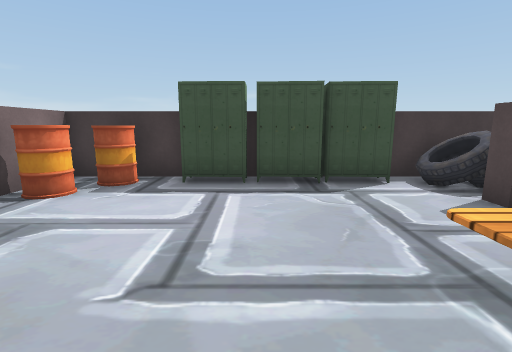
view 1 (above)

13 first-person views from a walk through a Unity game level. The camera is 1.2 m above the floor, tilts 10° down and sees 85° across. Doors are open. The floor is counted in squares, 1 m on a side. Each view is taken from the middle of a square. On the plan, view 1 faces up. The plan holds only what a view shows up to about 13 squares ahead; the rest is blank. Some animated figures are left out. Some surface patterns are stand-ins.

view 2
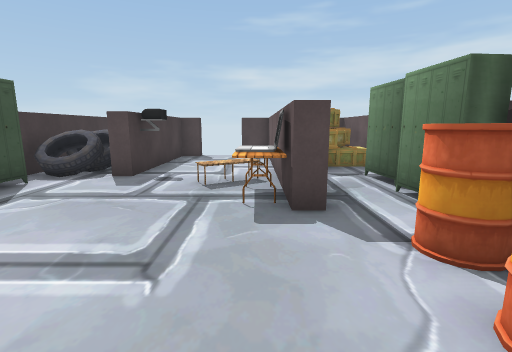

view 3
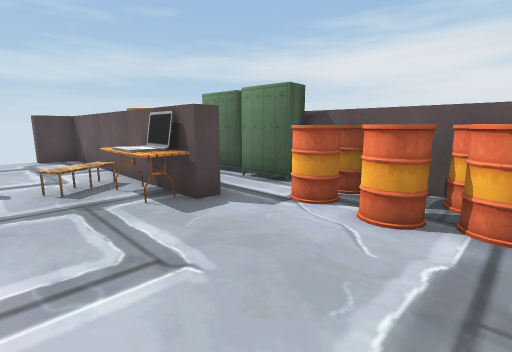

view 4
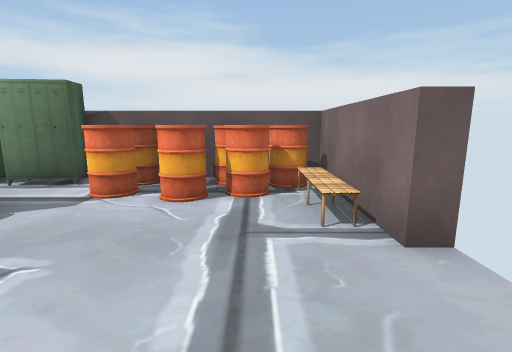

view 5
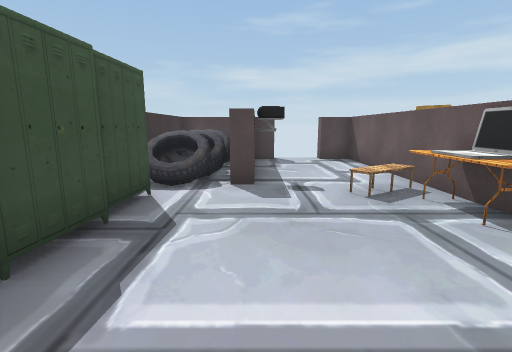

view 6
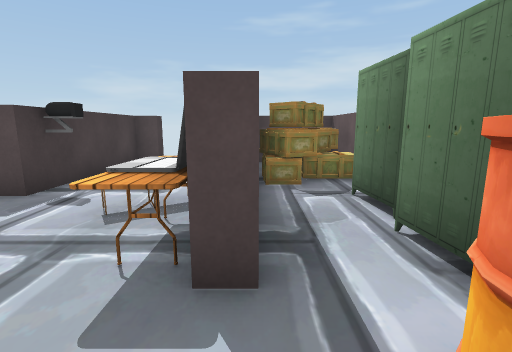

view 7
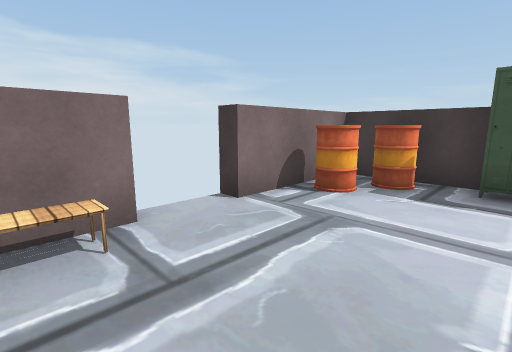

view 8
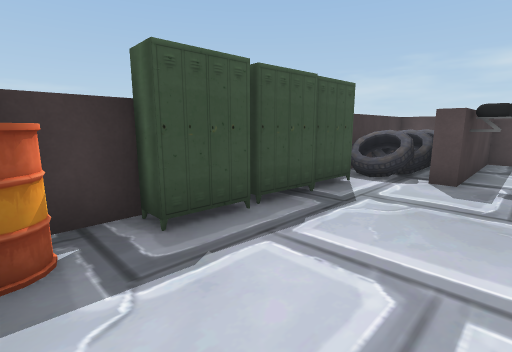

view 9
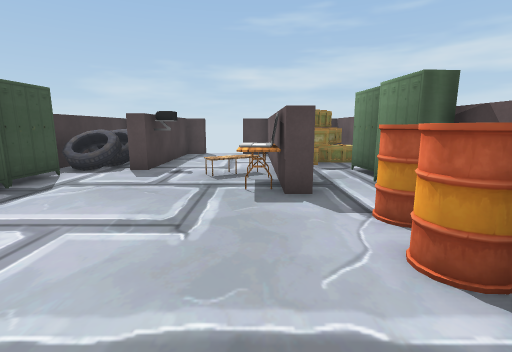

view 10
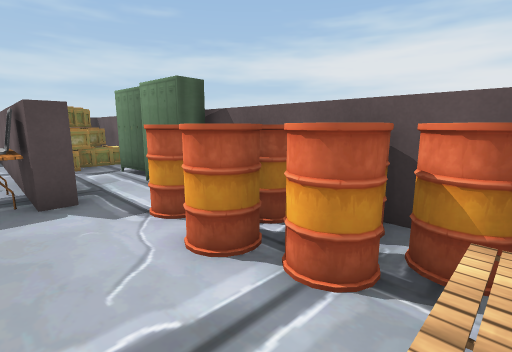

view 11
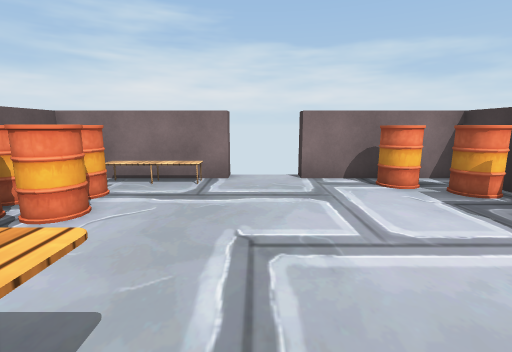

view 12
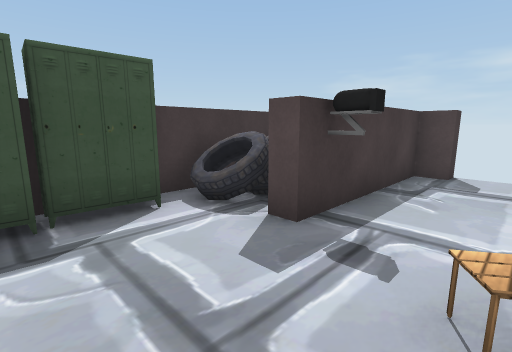

view 13
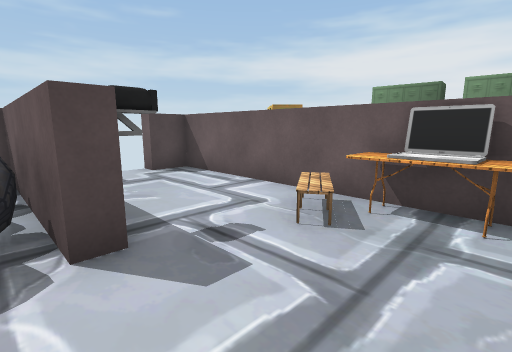

### Floor plan
Points are (right, up) in squares from view 1. A wall is a line through its corners. A room is listed if a view was taken in it or the views show most of it. See-through windows are left out.
Room 1 (views 1, 2, 3, 4, 5, 6, 7, 8, 9, 10, 11, 12, 13)
walls: (0.9, -0.1) (0.9, 0.5) (8.5, 0.5) (8.5, 1.6); (1.6, 6.7) (-4.5, 6.7) (-4.5, 3.1); (7.4, 4.5) (8.5, 4.5) (8.5, 6.7) (3.2, 6.7); (6, -2.6) (8.5, -2.6) (8.5, 0); (-4.5, 1.3) (-4.5, -2.6) (1.1, -2.6); (8.5, 3.3) (8.5, 4) (4.4, 4)
ways out: open door at (-4.7, 2.3); open door at (8.5, 2.5)
objects: barrel (-4, -2); barrel (-4, 5) to (-3, 5); barrel (-3, -2) to (-2, -2); barrel (-3, -1) to (-2, -1); barrel (-3, 6); barrel (-2, 0); barrel (-1, -2) to (0, -2); barrel (-1, -1) to (0, -1); locker (-1, 6); locker (0, 6) to (1, 6); locker (1, -2) to (2, -2); table (1, 1) to (3, 1); locker (2, 6) to (3, 6); locker (3, -2) to (4, -2); other object (4, 4); tire (4, 5) to (4, 6); box (5, -2) to (6, -2); box (5, -1); box (5, 0); tire (5, 5); other object (5, 6) to (6, 6); box (6, -1); tire (6, 5) to (7, 6); box (7, -2)

Positions as (right, up) in squares from view 1, and headings:
1: (0, 0), facing up
2: (-3, 1), facing right
3: (-3, 3), facing down-right
4: (-3, 4), facing down
5: (-2, 4), facing right
6: (-1, 0), facing right
7: (-1, 0), facing up-left
8: (-3, 3), facing up-right
9: (-4, 1), facing right
10: (-4, 1), facing down-right
11: (2, 2), facing left
12: (1, 2), facing up-right
13: (1, 5), facing down-right
